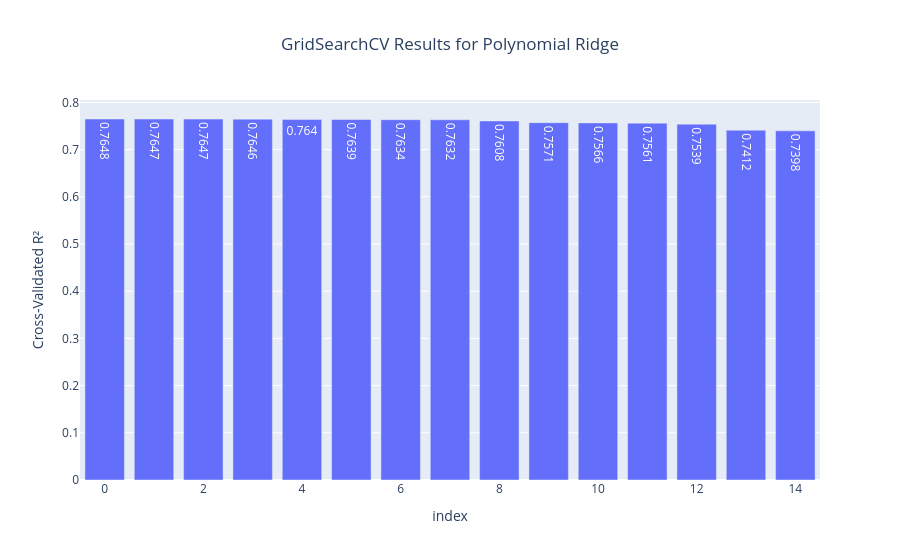

Notebook cell for this chart:
### Code cell
fig = px.bar(
    grid_results,
    x=grid_results.index,
    y='CV_R2',
    text=grid_results['CV_R2'].round(4),
    hover_data=['degree', 'alpha'],
    title='GridSearchCV Results for Polynomial Ridge',
    labels={'x': 'Candidate Rank', 'CV_R2': 'Cross-Validated R²'}
)

fig.update_layout(title=dict(x=0.5, xanchor='center'))
fig.show()

### Figure 1 — Plotly figure (JSON) as saved in the notebook; plotly's stock layout.template omitted (floating-point values rounded to 4 significant figures)
{"data": [{"customdata": [[1.0, 10.0], [1.0, 100.0], [2.0, 100.0], [2.0, 10.0], [1.0, 1.0], [1.0, 0.1], [2.0, 1.0], [2.0, 0.1], [3.0, 100.0], [1.0, 1000.0], [2.0, 1000.0], [3.0, 1000.0], [3.0, 10.0], [3.0, 1.0], [3.0, 0.1]], "hovertemplate": "index=%{x}<br>Cross-Validated R²=%{y}<br>text=%{text}<br>degree=%{customdata[0]}<br>alpha=%{customdata[1]}<extra></extra>", "legendgroup": "", "marker": {"color": "#636efa", "pattern": {"shape": ""}}, "name": "", "orientation": "v", "showlegend": false, "text": [0.7648, 0.7647, 0.7647, 0.7646, 0.764, 0.7639, 0.7634, 0.7632, 0.7608, 0.7571, 0.7566, 0.7561, 0.7539, 0.7412, 0.7398], "textposition": "auto", "type": "bar", "x": [0, 1, 2, 3, 4, 5, 6, 7, 8, 9, 10, 11, 12, 13, 14], "xaxis": "x", "y": [0.7648, 0.7647, 0.7647, 0.7646, 0.764, 0.7639, 0.7634, 0.7632, 0.7608, 0.7571, 0.7566, 0.7561, 0.7539, 0.7412, 0.7398], "yaxis": "y"}], "layout": {"barmode": "relative", "legend": {"tracegroupgap": 0}, "title": {"text": "GridSearchCV Results for Polynomial Ridge", "x": 0.5, "xanchor": "center"}, "xaxis": {"anchor": "y", "domain": [0, 1], "title": {"text": "index"}}, "yaxis": {"anchor": "x", "domain": [0, 1], "title": {"text": "Cross-Validated R²"}}}}
